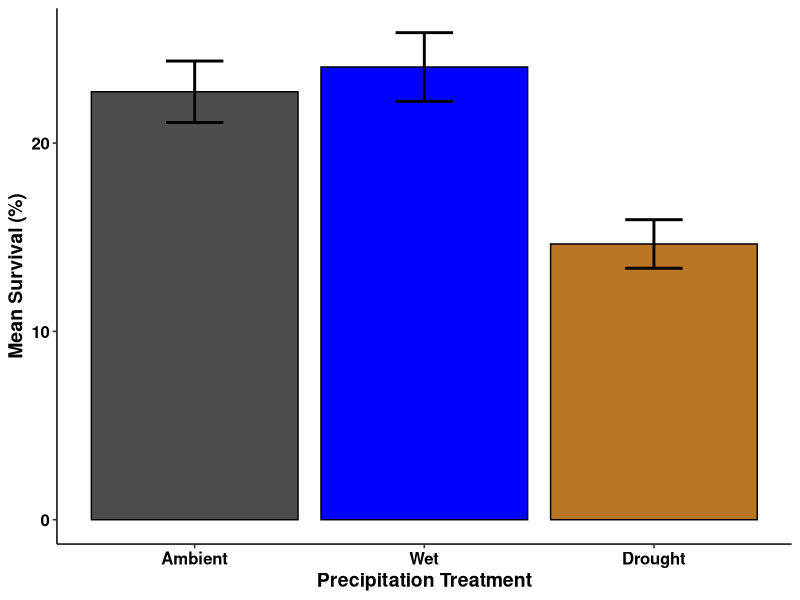
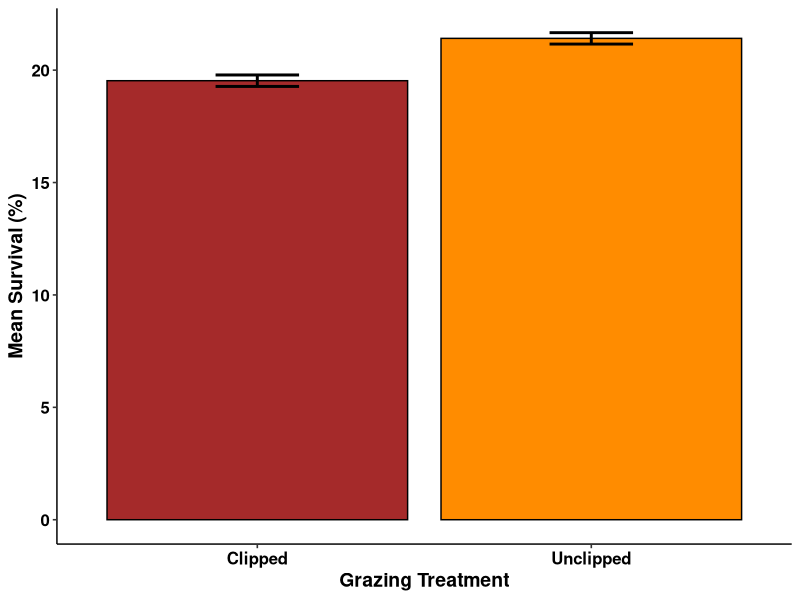
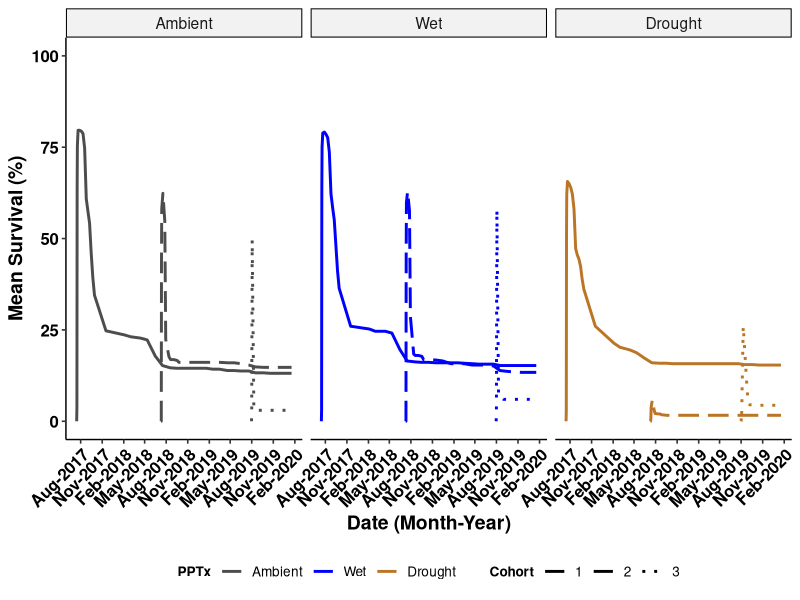
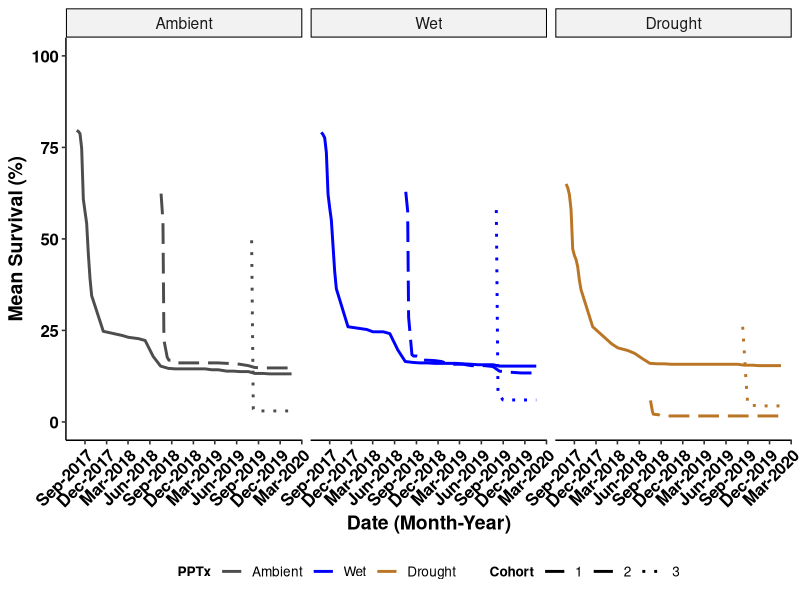
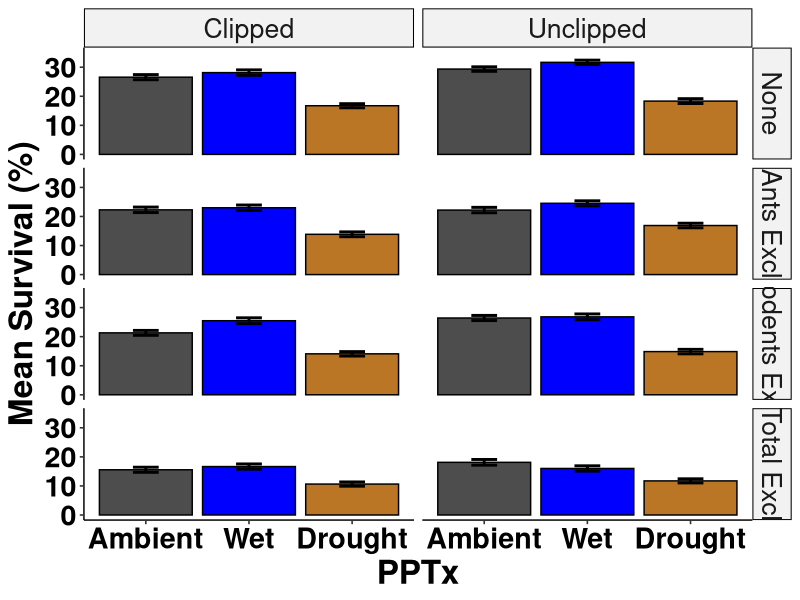
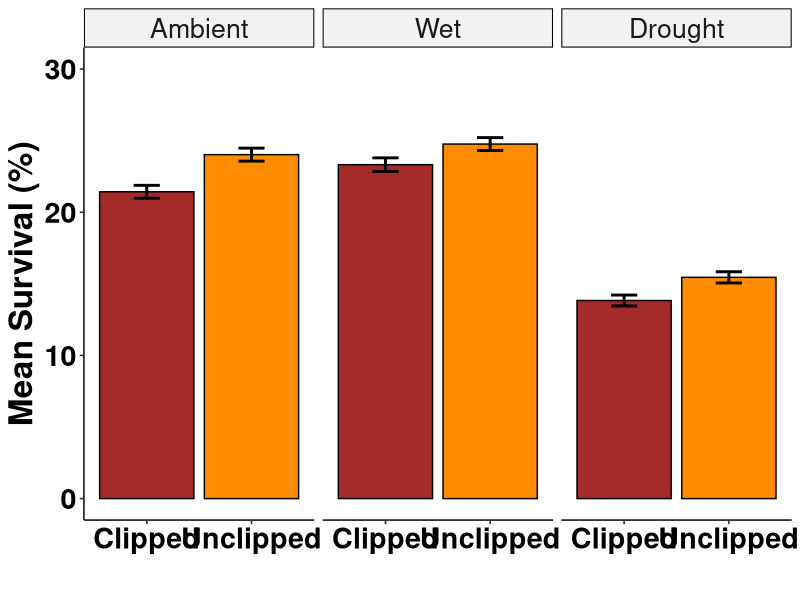
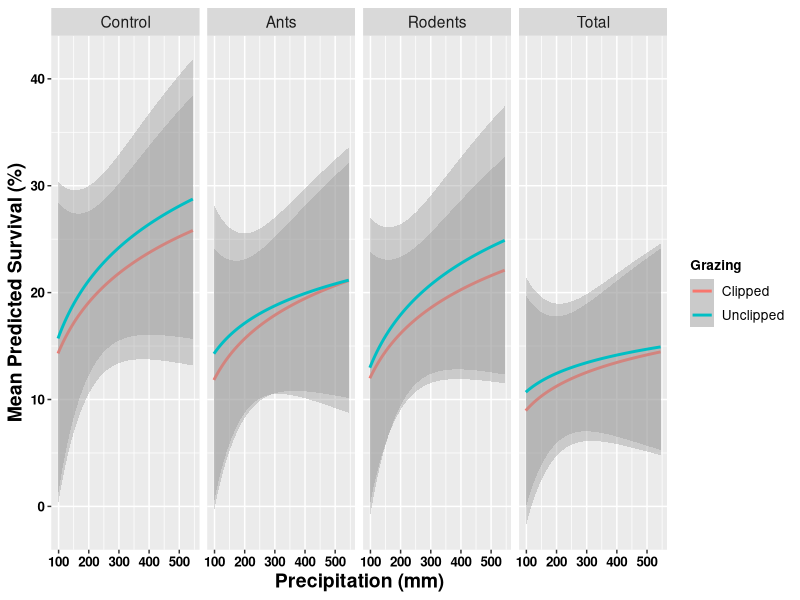
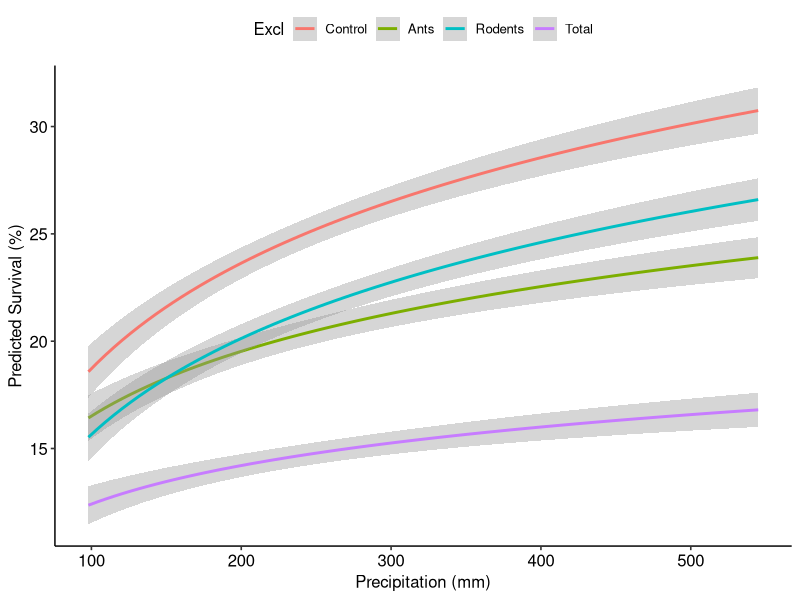

Here is the R script that generated these plots, in order: (Note: this script raises an error after producing the figures.)
# USDA Rainout - Santa Rita Experimental Range
# Data visualizations-main
# Austin Rutherford
# email:arutherford@email.arizona.edu
# 2021-03-29

# Load packages
library(tidyverse)
library(forcats)
library(vroom)
library(ggpubr)
library(glmmTMB)
library(dplyr)

### Read in clean seedlings data with model outputs from "srer_rainout_stats_summarize"
seedlings_obs <- vroom("Data/seedlings_obs.csv",
                   col_types = c(.default = "f",
                                 ObsID = "i",
                                 date = "D",
                                 survival = "i",
                                 died = "i",
                                 tot_germination = "i",
                                 herb_lived = "i",
                                 herb_died = "i",
                                 tot_herbivory = "i",
                                 granivory = "i",
                                 res_surv = "d",
                                 sim_surv = "d",
                                 sim_fit_surv = "d",
                                 pred_surv = "d"))
str(seedlings_obs)
glimpse(seedlings_obs)

# create data set for raw survival data
tot_surv <- seedlings_obs %>% 
  group_by(precip, cohort, date) %>% 
  summarise(mean_surv = mean(survival),
            sd_surv = sd(survival),
            counts = n(),
            se_surv = (sd_surv/sqrt(counts))) %>%
  mutate(upper = mean_surv + se_surv,
         lower = mean_surv - se_surv,
         date = as.Date(date))

summary(tot_surv)


bar_surv_fig <- tot_surv %>%
  group_by(precip) %>% 
  summarise(mean_precip_per = (100*mean(mean_surv)/10),
            mean_se_per = (100*mean(se_surv)/10)) %>%
  mutate(upper = mean_precip_per + mean_se_per,
         lower = mean_precip_per - mean_se_per) %>%
  mutate(precip = recode_factor(precip,
                                      "Control" = "Ambient",
                                      "IR" = "Wet",
                                       "RO" = "Drought", .ordered = TRUE)) %>% 
  ggplot(mapping = aes(x = precip, y = mean_precip_per, fill = precip)) +
  geom_bar(stat="identity", color = "black", position=position_dodge()) +
  geom_errorbar(aes(ymin = lower, ymax = upper), width = 0.25, position = position_dodge(), size = 1) +
  scale_fill_manual(values = c("grey30","blue1","#ba7525")) +
  scale_x_discrete(labels = c("Ambient","Wet", "Drought")) +
  labs(y = "Mean Survival (%)",
       x = "Precipitation Treatment") +
  theme_pubr(legend = "none") +
  labs_pubr()

bar_surv_fig

ggsave(filename = "Figures_Tables/bar_mean_surv.tiff",
       plot = bar_surv_fig,
       dpi = 800,
       width = 22,
       height = 12,
       units = "in",
       compression = "lzw")

# create data set for clip
tot_surv_c <- seedlings_obs %>% 
  group_by(clip) %>% 
  summarise(mean_surv = 100*mean(survival/10),
            sd_surv = 100*sd(survival/10),
            counts = n(),
            se_surv = (sd_surv/sqrt(counts))) %>%
  mutate(upper = mean_surv + se_surv,
         lower = mean_surv - se_surv)

bar_cliponly_fig <- tot_surv_c %>%
  ggplot(mapping = aes(x = clip, y = mean_surv, fill = clip)) +
  geom_bar(stat="identity", color = "black", position=position_dodge()) +
  geom_errorbar(aes(ymin = lower, ymax = upper), width = 0.25, position = position_dodge(), size = 1) +
  scale_fill_manual(values = c("brown","darkorange")) +
  scale_x_discrete(labels = c("Clipped","Unclipped")) +
  labs(y = "Mean Survival (%)",
       x = "Grazing Treatment") +
  theme_pubr(legend = "none") +
  labs_pubr()

bar_cliponly_fig

ggsave(filename = "Figures_Tables/bar_cliponly_surv.tiff",
       plot = bar_cliponly_fig,
       dpi = 800,
       width = 22,
       height = 12,
       units = "in",
       compression = "lzw")

# plot survival over time, all dates
line_mean_surv <- tot_surv %>% 
  mutate(precip = recode_factor(precip,
                                "Control" = "Ambient",
                                "IR" = "Wet",
                                "RO" = "Drought", .ordered = TRUE)) %>% 
  ggplot(aes(x = date, y = 10*mean_surv, group = cohort, color = precip)) + 
  scale_color_manual(values = c("grey30", "blue1", "#ba7525")) +
  #scale_y_continuous(breaks = seq(0, 120, 10), expand = c(0.02,0)) +
  scale_x_date(date_labels = "%b-%Y", date_breaks = "3 months") +
  geom_line(aes(linetype = cohort), stat = "identity", size = 1) + 
  scale_linetype_manual(values=c("solid","longdash", "dotted")) +
  scale_fill_manual(values = c("grey30","blue1", "red1")) +
  ylim(0, 100) +
  labs(y = "Mean Survival (%)",
       x = "Date (Month-Year)",
       color = "PPTx",
       linetype = "Cohort") +
  facet_wrap(~precip, ncol = 3, nrow = 1) +
  theme_pubr(legend = "bottom", x.text.angle = 45) +
  labs_pubr()

line_mean_surv

ggsave(filename = "Figures_Tables/seedlings/line_mean_surv.tiff",
       plot = line_mean_surv,
       dpi = 800,
       width = 22,
       height = 12,
       units = "in",
       compression = "lzw")


# remove the lead up survival to start max for each cohort (following Archer suggestions)
surv_small_1 <- tot_surv %>% 
  filter(cohort == 1) %>% 
  filter(date > "2017-07-21")

surv_small_2 <- tot_surv %>% 
  filter(cohort == 2) %>% 
  filter(date >= "2018-07-18")

surv_small_3 <- tot_surv %>% 
  filter(cohort == 3 & precip != "RO") %>% 
  filter(date >= "2019-08-03")

surv_small_drought <- tot_surv %>% 
  filter(precip == "RO" & date >= "2019-08-10")

surv_small_all <- rbind(surv_small_1, surv_small_2, surv_small_3, surv_small_drought)

line_mean_surv_archer <- surv_small_all %>% 
  mutate(precip = recode_factor(precip,
                                "Control" = "Ambient",
                                "IR" = "Wet",
                                "RO" = "Drought", .ordered = TRUE)) %>% 
  ggplot(aes(x = date, y = 10*mean_surv, group = cohort, color = precip)) + 
  scale_color_manual(values = c("grey30", "blue1", "#ba7525")) +
  #scale_y_continuous(breaks = seq(0, 120, 10), expand = c(0.02,0)) +
  scale_x_date(date_labels = "%b-%Y", date_breaks = "3 months") +
  geom_line(aes(linetype = cohort), stat = "identity", size = 1) + 
  scale_linetype_manual(values=c("solid","longdash", "dotted")) +
  scale_fill_manual(values = c("grey30","blue1", "red1")) +
  ylim(0, 100) +
  labs(y = "Mean Survival (%)",
       x = "Date (Month-Year)",
       color = "PPTx",
       linetype = "Cohort") +
  facet_wrap(~precip, ncol = 3, nrow = 1) +
  theme_pubr(legend = "bottom", x.text.angle = 45) +
  labs_pubr()

line_mean_surv_archer

ggsave(filename = "Figures_Tables/seedlings/line_mean_surv_archer.tiff",
       plot = line_mean_surv_archer,
       dpi = 800,
       width = 22,
       height = 12,
       units = "in",
       compression = "lzw")

# calculate summary info
tot_surv_summary <- seedlings_obs %>% 
  group_by(precip, cohort, date) %>% 
  summarise(mean_surv = 100*mean(survival/10),
            sd_surv = 100*sd(survival/10),
            counts = n(),
            se_surv = (sd_surv/sqrt(counts))) %>%
  mutate(upper = mean_surv + se_surv,
         lower = mean_surv - se_surv)

tot_surv_summary_pcohort <- seedlings_obs %>% 
  group_by(precip, cohort) %>% 
  summarise(mean_surv = 100*mean(survival/10),
            sd_surv = 100*sd(survival/10),
            counts = n(),
            se_surv = (sd_surv/sqrt(counts))) %>%
  mutate(upper = mean_surv + se_surv,
         lower = mean_surv - se_surv)

# create data set for precip and excl and clip
tot_surv_pce <- seedlings_obs %>% 
  group_by(precip, excl, clip) %>% 
  summarise(mean_surv = 100*mean(survival/10),
            sd_surv = 100*sd(survival/10),
            counts = n(),
            se_surv = (sd_surv/sqrt(counts))) %>%
  mutate(upper = mean_surv + se_surv,
         lower = mean_surv - se_surv)

bar_pce_fig <- tot_surv_pce %>%
  mutate(precip = recode_factor(precip,
                                "Control" = "Ambient",
                                "IR" = "Wet",
                                "RO" = "Drought", .ordered = TRUE)) %>% 
  mutate(excl = recode_factor(excl, 
                              "Control" = "None",
                              "Ants" = "Ants Excl",
                              "Rodents" = "Rodents Excl",
                              "Total" = "Total Excl")) %>% 
  ggplot(mapping = aes(x = precip, y = mean_surv, fill = precip)) +
  geom_bar(stat="identity", color = "black", position=position_dodge()) +
  geom_errorbar(aes(ymin = lower, ymax = upper), width = 0.25, position = position_dodge(), size = 1) +
  scale_fill_manual(values = c("grey30", "blue1", "#ba7525")) +
  scale_x_discrete(labels = c("Ambient", "Wet", "Drought")) +
  ylim(0, 35) +
  labs(y = "Mean Survival (%)",
       x = "PPTx") +
  theme_pubr(legend = "none") +
  facet_grid(cols = vars(clip), rows = vars(excl)) +
  labs_pubr(base_size = 24)

bar_pce_fig

ggsave(filename = "Figures_Tables/bar_alltx_surv.tiff",
       plot = bar_pce_fig,
       dpi = 800,
       width = 22,
       height = 12,
       units = "in",
       compression = "lzw")


# create data set for precip and clip
tot_surv_pc <- seedlings_obs %>% 
  group_by(precip, clip) %>% 
  summarise(mean_surv = 100*mean(survival/10),
            sd_surv = 100*sd(survival/10),
            counts = n(),
            se_surv = (sd_surv/sqrt(counts))) %>%
  mutate(upper = mean_surv + se_surv,
         lower = mean_surv - se_surv)

bar_clip_fig <- tot_surv_pc %>%
  mutate(precip = recode_factor(precip,
                                "Control" = "Ambient",
                                "IR" = "Wet",
                                "RO" = "Drought", .ordered = TRUE)) %>% 
  ggplot(mapping = aes(x = clip, y = mean_surv, fill = clip)) +
  geom_bar(stat="identity", color = "black", position=position_dodge()) +
  geom_errorbar(aes(ymin = lower, ymax = upper), width = 0.25, position = position_dodge(), size = 1) +
  scale_fill_manual(values = c("brown","darkorange")) +
  scale_x_discrete(labels = c("Clipped","Unclipped")) +
  ylim(0, 30) +
  labs(y = "Mean Survival (%)",
       x = "") +
  theme_pubr(legend = "none") +
  facet_wrap(~precip)+
  labs_pubr(base_size = 24)

bar_clip_fig

ggsave(filename = "Figures_Tables/bar_clip_surv.tiff",
       plot = bar_clip_fig,
       dpi = 800,
       width = 22,
       height = 12,
       units = "in",
       compression = "lzw")


# if want to look at effects treating monsoon precip as continuous
precip_cont_surv_df_1 <- seedlings_obs %>% 
  group_by(cohort) %>%
  filter(cohort == "1") %>% 
  mutate(precip_cont = dplyr::recode(precip,
                                     "Control" = "280",
                                     "IR" = "462",
                                     "RO" = "98")) %>% 
  mutate(precip_cont = as.numeric(as.character(precip_cont)))

precip_cont_surv_df_2 <-seedlings_obs %>% 
  group_by(cohort) %>%
  filter(cohort == "2") %>% 
  mutate(precip_cont = dplyr::recode(precip,
                                     "Control" = "330",
                                     "IR" = "545",
                                     "RO" = "115")) %>% 
  mutate(precip_cont = as.numeric(as.character(precip_cont)))

precip_cont_surv_df_3 <-seedlings_obs %>% 
  group_by(cohort) %>%
  filter(cohort == "3") %>% 
  mutate(precip_cont = dplyr::recode(precip,
                                     "Control" = "292",
                                     "IR" = "482",
                                     "RO" = "102")) %>% 
  mutate(precip_cont = as.numeric(as.character(precip_cont)))

precip_cont_surv_df <- rbind(precip_cont_surv_df_1, precip_cont_surv_df_2, precip_cont_surv_df_3)


# predicted survival clip vs unclip across exclusion treatments
precip_cont_surv_df %>%
  group_by(precip_cont, precip, clip, excl) %>% 
  summarise(mean_pred_surv = 100*mean(pred_surv/10)) %>% #convert survival to a percentage
  ggplot(aes(x = precip_cont, y = mean_pred_surv, color = clip, group = clip)) + 
  geom_smooth(method = "glm", formula = y ~ log(x))+
  labs(y = "Mean Predicted Survival (%)",
       x = "Precipitation (mm)",
       color = "Grazing") +
  labs_pubr() +
  facet_wrap(~excl, nrow = 1)

# predicted survival only exclusion txs
precip_cont_surv_df %>% 
  ggplot(aes(x = precip_cont, y = 100*(pred_surv/10), color = excl, group = excl)) + 
  geom_smooth(method = "glm", formula = y ~ log(x))+
  labs(y = "Predicted Survival (%)",
       x = "Precipitation (mm)",
       color = "Excl")+
  labs_pubr()+
  theme_pubr()

# predicted survival only PPT
pred_surv_cont <- precip_cont_surv_df %>%
  ggplot(aes(x = precip_cont, y = (pred_surv))) +
  geom_point()+
  geom_smooth(method = "glm", formula = y ~ log(x))+
  labs(y = "Predicted Survival (%)",
       x = "Precipitation (mm)")+
  theme_pubr()+
  labs_pubr(base_size = 24)

pred_surv_cont

ggsave(filename = "Figures_Tables/pred_surv_cont.tiff",
       plot = pred_surv_cont,
       dpi = 800,
       width = 22,
       height = 12,
       units = "in",
       compression = "lzw")

# obs clip vs unclip across exclusion treatments
precip_cont_surv_df %>%
  group_by(precip_cont, precip, clip, excl) %>% 
  summarise(mean_surv = 100*mean(survival/10)) %>% #convert survival to a percentage
  ggplot(aes(x = precip_cont, y = mean_surv, color = clip, group = clip)) + 
  geom_smooth(method = "glm", formula = y ~ log(x))+
  labs(y = "Mean Survival (%)",
       x = "Precipitation (mm)",
       color = "Grazing") +
  labs_pubr() +
  facet_wrap(~excl, nrow = 1)+
  theme_pubr()

# only exclusion txs
precip_cont_surv_df %>%
  group_by(precip_cont, precip, clip, excl) %>% 
  summarise(mean_surv = 100*mean(survival/10)) %>% #convert survival to a percentage
  ggplot(aes(x = precip_cont, y = mean_surv, color = excl, group = excl)) + 
  geom_smooth(method = "glm", formula = y ~ log(x))+
  labs(y = "Mean Survival (%)",
       x = "Precipitation (mm)",
       color = "Exclusion") +
  labs_pubr() +
  theme_pubr()


describeBy(seedlings_obs, group = "excl")
